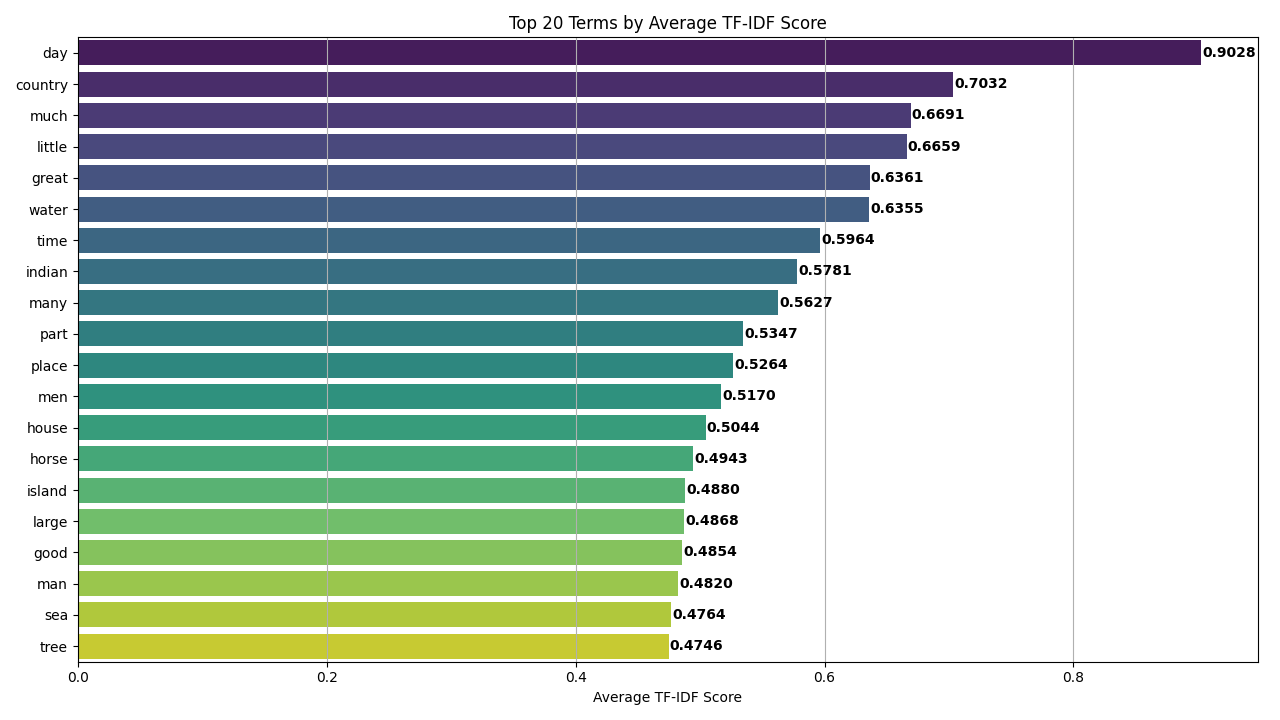

Here is the Python script that generated this plot:
import pandas as pd
from nltk.corpus import stopwords
from nltk.tokenize import word_tokenize
from nltk.stem import WordNetLemmatizer
from sklearn.feature_extraction.text import TfidfVectorizer
import matplotlib.pyplot as plt
import seaborn as sns
from wordcloud import WordCloud

# Load the .csv
df = pd.read_csv('../Document_Processed.csv')
text = df['Content'].fillna("").astype(str).tolist()

# Stopwords
nltk_stopword = set(stopwords.words('english'))
custom_stopword = {}
all_stopword = nltk_stopword.union(custom_stopword)
Punctuation_Mark = [',', '.', ';', ':', '"', '``', "''", '`', '(', ')', '%', '%)', '±', '>', '<', '≈', '&']


# Lemma_Tokenizer
class lemma_tokenizer:

    def __init__(self):
        self.wnl = WordNetLemmatizer()

    def __call__(self, doc):
        return [self.wnl.lemmatize(t) for t in word_tokenize(doc.lower()) if
                t not in Punctuation_Mark
                and t not in all_stopword
                and len(t) >= 2
                and not t.isdigit()
                and not t.replace('.', '', 1).isdigit()]


lemma_tokenizer = lemma_tokenizer()
text_processed = [lemma_tokenizer(doc) for doc in text]

print(f"Total documents: {len(text_processed)}")

text_joined = [' '.join(doc) for doc in text_processed]

# TF-IDF Vectorizer
vectorizer = TfidfVectorizer(
    ngram_range=(1, 3),
    norm=None,  # Use the original TF-IDF formula
    min_df=0.01,  # Appear in 1% of the documents at least
    smooth_idf=True,  # Smooth idf weights by adding one to document frequencies
    sublinear_tf=False  # Replace tf with 1 + log(tf)
)

# Fit and transform
tfidf_matrix = vectorizer.fit_transform(text_joined)
feature_term = vectorizer.get_feature_names_out()

print(f"{len(feature_term)} feature names were found.")

# Create DataFrame
tfidf_df = pd.DataFrame(tfidf_matrix.toarray(), columns=feature_term)

# Top terms by average TF-IDF
mean_tfidf = tfidf_df.mean().sort_values(ascending=False)
top20 = mean_tfidf.head(20)

# Save the result
mean_tfidf = pd.DataFrame({
    'Term': mean_tfidf.index,
    'Score': mean_tfidf.values
})

mean_tfidf.to_csv("Mean_TF-IDF.csv", index=False)

# Plot
plt.figure(figsize=(12.8, 7.2), dpi=100)
sns.barplot(x=top20.values, y=top20.index, palette='viridis')

# Title + label
plt.title('Top 20 Terms by Average TF-IDF Score')
plt.xlabel('Average TF-IDF Score')
plt.ylabel('')

# Add value labels
for i, v in enumerate(top20.values):
    plt.text(v + 0.001, i, f'{v:.4f}', va='center', weight="bold")

# Other
plt.grid(axis='x')
plt.tight_layout()

# Save the plot
plt.savefig('TF-IDF.png')
plt.show()

# Word Cloud
tfidf_dict = dict(zip(mean_tfidf['Term'], mean_tfidf['Score']))

word_cloud = WordCloud(
    width=1080, height=720,
    background_color='white',
    max_words=150,
    colormap='viridis',
    contour_width=3,
    contour_color='steelblue'
).generate_from_frequencies(tfidf_dict)

word_cloud.to_file("Word_cloud.png")
